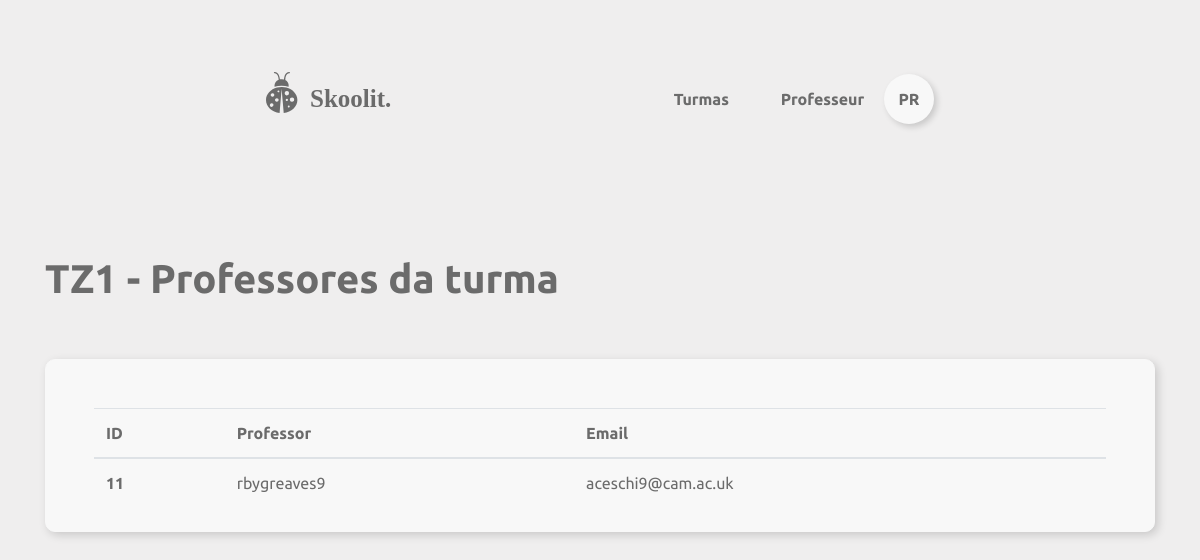
Page /turmas/listar-prof/2 (signed in) on the committed database.
### skoolit/models/usuario.py (models this page shows, shortened)
class Usuario(UserMixin,db.Model):
	__tablename__ = 'usuarios'
	id = db.Column(db.Integer, primary_key=True)
	email = db.Column(db.String, nullable=False)
	papel = db.Column(db.String)
	nome = db.Column(db.String, nullable=False)
	hashSenha = db.Column(db.String, nullable=False)
	__mapper_args__ = {
		'polymorphic_identity':'usuario',
		'polymorphic_on':papel
    }
	def dbGetUser(id):
		return Usuario.query.filter_by(id=id).first_or_404()

### skoolit/models/turma.py (models this page shows, shortened)
class Turma(db.Model):
	__tablename__ = 'turmas'
	id = db.Column(db.Integer, primary_key=True)
	titulo = db.Column(db.String, nullable=False)
	materia_id = db.Column(db.Integer, db.ForeignKey('materias.id'), nullable=False)
	materia = db.relationship('Materia', back_populates='turmas')
	professores = db.relationship('Professor', secondary='turma_professor', lazy='subquery',
        backref=db.backref('turmas', lazy=True))
	postagens = db.relationship('Postagem', backref='turma')
	modulos = db.relationship('Modulo', backref='turma')
	alunos = db.relationship('Aluno', secondary='turma_alunos', lazy='subquery',
        backref=db.backref('turmas', lazy=True))
	def dbGetTurma(id):
		return Turma.query.filter_by(id=id).first_or_404()

### skoolit/views/turmas.py (the view)
@turmas.route('/listar-prof/<id>', methods=['POST', 'GET'])
def listar_professores(id):
	turma = Turma.dbGetTurma(id)
	return render_template('turmas/professores_turma.html', turma=turma, professores=turma.professores)

### skoolit/views/auth.py (called while the page is built)
@loginManager.user_loader
def load_user(id):
    return Usuario.dbGetUser(id)

### skoolit/views/turmas.py (called while the page is built)
@turmas.before_request
@login_required
def exigirLogin():
	pass

### skoolit/templates/turmas/professores_turma.html (shortened to what this page needs)
{% extends "navfoot.html" %}
{% block style %}
    <link rel="stylesheet" href="{{ url_for('static', filename='usuarios/listar_usuarios.css') }}">
{% endblock %}
{% block content %}
<div class="container conteudo">
	<div class="d-flex justify-content-between mb-5">
		<h1 class="bold">{{ turma.titulo }} - Professores da turma</h1>
	</div>
	<div class="card usuarios pl-5 pr-5 pt-5 pb-2">
		<table class="table">
			<thead>
				<tr>
					<th scope="col">ID</th>
					<th scope="col">Professor</th>
					<th scope="col">Email</th>
				</tr>
			</thead>
			<tbody>
				{% for professor in professores %}
					<tr>
						<th scope="row">{{professor.id}}</th>
						<td>{{professor.nome}}</td>
						<td>{{professor.email}}</td>
					</tr>
				{%endfor %}
			</tbody>
		</table>
	</div>
</div>
{% endblock %}

### skoolit/templates/navfoot.html (shortened to what this page needs)
{% extends "base.html" %}
{% block navbar %}
<div class="navbar d-flex justify-content-between">
	{% if current_user.is_anonymous %}
		<a href="{{url_for('landing')}}"><img src="{{ url_for('static', filename='logo.svg') }}" alt="logo"></a>
	{% else %}
		<a href="{{url_for('home')}}"><img src="{{ url_for('static', filename='logo.svg') }}" alt="logo"></a>
	{% endif %}
	<div class="mt-3">
		{% if request.path != '/' and request.path != '/pagina_inicial' %}
			<div class="d-inline-block">
				{% if current_user.papel == "adm" %}
				<a class="navbar-btn mr-3" role="button" href="{{url_for('usuarios.listar')}}"><b>Usuarios</b></a>
				<a class="navbar-btn mr-3" role="button" href="{{url_for('materias.listar')}}"><b>Materias</b></a>
				<a class="navbar-btn mr-5" role="button" href="{{url_for('turmas.listar')}}"><b>Turmas</b></a>
				{% else %}
				<a class="navbar-btn mr-5" role="button" href="{{url_for('home')}}"><b>Turmas</b></a>
				{% endif %}
			</div>
		{% endif %}
		{% if current_user.is_anonymous %}
			{% if request.path != '/pagina_inicial' and request.path != '/' %}
				<a class="navbar-btn mr-3" href="{{url_for('auth.login')}}"><b>Fazer login</b></a>
			{% endif %}
		{% else %}
			<div  class="dropdown show d-inline-block">
				<p class="mr-3 d-inline-block"><b>{{ current_user.nome }}</b></p>
				<a class="perfil-menu" href="#" role="button" id="dropdownMenuLink" data-toggle="dropdown" aria-haspopup="true" aria-expanded="false">
					<div class="perfil-circulo rounded-circle text-center">
						<b>{{ current_user.nome[0:2].upper()}}</b>
					</div>
				</a>
			</div>
		{% endif %}
	</div>
</div>
{% endblock %}

### skoolit/static/geral.css (style rules this page uses)
html { --background: #EFEEEE; --background-card: #A2A2A2; --white: #F8F8F8 !important; --accent: #6B6B6B; --accent-hover: #585858; --font: #6B6B6B; }
body { background-color: var(--background); }
* { font-family: 'Ubuntu', sans-serif; color: var(--font); }
.container.conteudo { margin-top: 120px; }
.bold { font-weight: bold; }

### skoolit/static/navfoot.css (style rules this page uses)
.navbar { margin-left: 250px; margin-right: 250px; margin-top: 50px }
a.perfil-menu, a.opcao-menu, a.navbar-btn, a.opcao-menu:active { color: inherit; text-decoration: none; outline: none; }
.dropdown a { background-color: var(--white) transparent !important; }
.perfil-circulo { width: 50px; height: 50px; background-color: var(--white); box-shadow: 3px 3px 6px rgba(0, 0, 0, .16); display: inline-flex; align-items: center; justify-content: center; }

### skoolit/static/usuarios/listar_usuarios.css (style rules this page uses)
.card.usuarios { background-color: var(--white); border-color: var(--white); border-radius: 10px; box-shadow: 3px 3px 10px rgba(0, 0, 0, .16); padding: 20px 10px; margin-bottom: 30px; width: 100%; }

### rows in the picture
Usuario: nome "Professeur", nome "PR"
Turma: titulo "TZ1"
Usuario: id "11", nome "rbygreaves9", email "aceschi9@cam.ac.uk"
